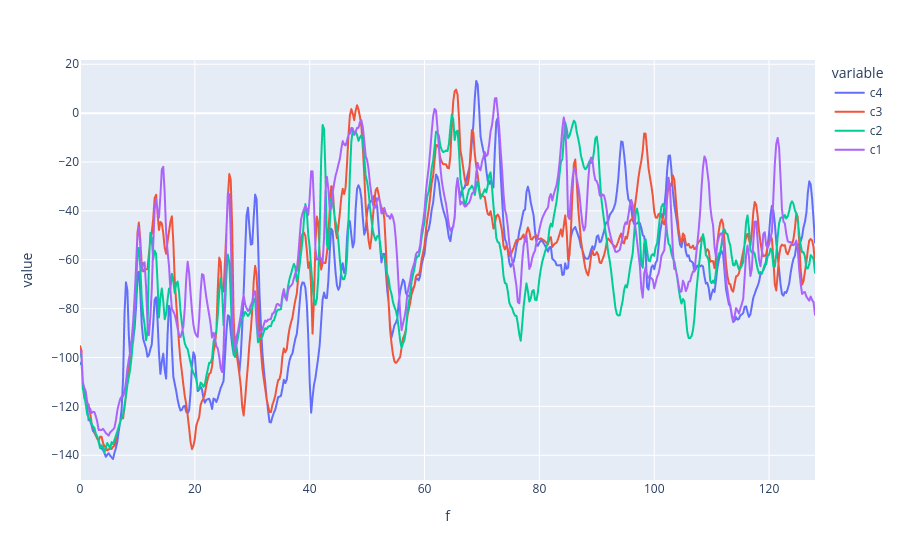

Here is the notebook cell this chart was saved with:
### Code cell
px.line(20*np.log10(comb_spectrums))

### Figure 1 — Plotly figure (JSON) as saved in the notebook; plotly's stock layout.template omitted (floating-point values rounded to 4 significant figures; data arrays with more than 128 entries replaced by an {"elided": "..."} marker saying what was removed)
{"data": [{"hovertemplate": "variable=c4<br>f=%{x}<br>value=%{y}<extra></extra>", "legendgroup": "c4", "line": {"color": "#636efa", "dash": "solid"}, "marker": {"symbol": "circle"}, "mode": "lines", "name": "c4", "showlegend": true, "type": "scattergl", "x": {"elided": "513 float values"}, "xaxis": "x", "y": {"elided": "513 float values"}, "yaxis": "y"}, {"hovertemplate": "variable=c3<br>f=%{x}<br>value=%{y}<extra></extra>", "legendgroup": "c3", "line": {"color": "#EF553B", "dash": "solid"}, "marker": {"symbol": "circle"}, "mode": "lines", "name": "c3", "showlegend": true, "type": "scattergl", "x": {"elided": "513 float values"}, "xaxis": "x", "y": {"elided": "513 float values"}, "yaxis": "y"}, {"hovertemplate": "variable=c2<br>f=%{x}<br>value=%{y}<extra></extra>", "legendgroup": "c2", "line": {"color": "#00cc96", "dash": "solid"}, "marker": {"symbol": "circle"}, "mode": "lines", "name": "c2", "showlegend": true, "type": "scattergl", "x": {"elided": "513 float values"}, "xaxis": "x", "y": {"elided": "513 float values"}, "yaxis": "y"}, {"hovertemplate": "variable=c1<br>f=%{x}<br>value=%{y}<extra></extra>", "legendgroup": "c1", "line": {"color": "#ab63fa", "dash": "solid"}, "marker": {"symbol": "circle"}, "mode": "lines", "name": "c1", "showlegend": true, "type": "scattergl", "x": {"elided": "513 float values"}, "xaxis": "x", "y": {"elided": "513 float values"}, "yaxis": "y"}], "layout": {"legend": {"title": {"text": "variable"}, "tracegroupgap": 0}, "margin": {"t": 60}, "xaxis": {"anchor": "y", "domain": [0, 1], "title": {"text": "f"}}, "yaxis": {"anchor": "x", "domain": [0, 1], "title": {"text": "value"}}}}
